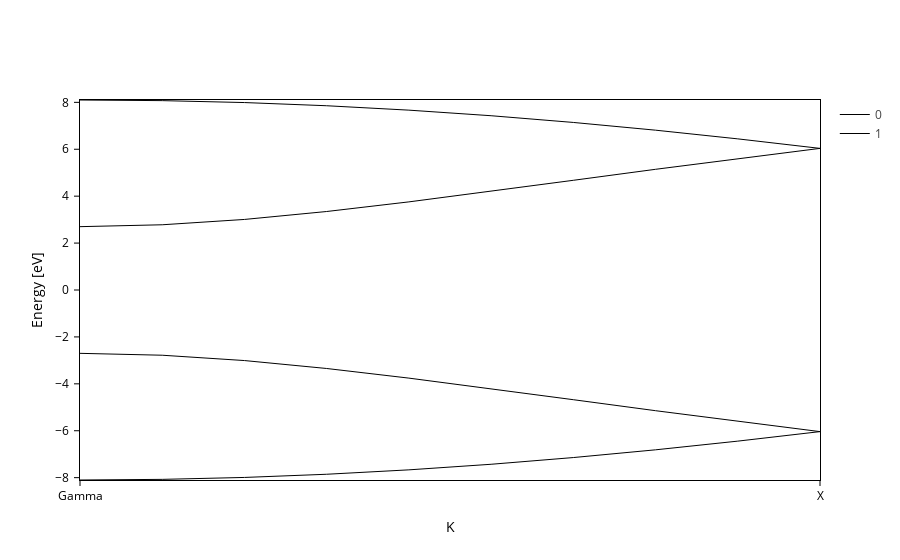

The notebook cell saved with this chart:
### Code cell
band_struct.plot(backend="plotly_myown")

### Figure 1 — Plotly figure (JSON) as saved in the notebook; plotly's stock layout.template omitted (floating-point values rounded to 4 significant figures)
{"data": [{"hoverinfo": "name", "hovertemplate": "%{y:.2f} eV", "line": {"color": "black", "width": 1.0}, "mode": "lines", "name": "0", "opacity": 1, "showlegend": true, "type": "scatter", "uid": "c1a26ae6-fc51-47ce-b16f-d06528bdf6a8", "x": [0.0, 0.08194, 0.1639, 0.2458, 0.3278, 0.4097, 0.4916, 0.5736, 0.6555, 0.7375], "y": [-8.1, -8.073, -7.991, -7.855, -7.667, -7.429, -7.144, -6.813, -6.443, -6.037]}, {"hoverinfo": "name", "hovertemplate": "%{y:.2f} eV", "line": {"color": "black", "width": 1.0}, "mode": "lines", "name": "1", "opacity": 1, "showlegend": true, "type": "scatter", "uid": "7117ff90-6745-4a6c-826f-4e8d5f533565", "x": [0.0, 0.08194, 0.1639, 0.2458, 0.3278, 0.4097, 0.4916, 0.5736, 0.6555, 0.7375], "y": [-2.7, -2.781, -3.008, -3.346, -3.757, -4.208, -4.677, -5.146, -5.602, -6.037]}, {"hoverinfo": "name", "hovertemplate": "%{y:.2f} eV", "line": {"color": "black", "width": 1.0}, "mode": "lines", "name": "2", "opacity": 1, "showlegend": false, "type": "scatter", "uid": "a587c1c2-2f4a-46b8-9f0f-4448a40b0174", "x": [0.0, 0.08194, 0.1639, 0.2458, 0.3278, 0.4097, 0.4916, 0.5736, 0.6555, 0.7375], "y": [2.7, 2.781, 3.008, 3.346, 3.757, 4.208, 4.677, 5.146, 5.602, 6.037]}, {"hoverinfo": "name", "hovertemplate": "%{y:.2f} eV", "line": {"color": "black", "width": 1.0}, "mode": "lines", "name": "3", "opacity": 1, "showlegend": false, "type": "scatter", "uid": "c627e62f-cc09-4b6f-9fc6-6d5e88ddcbab", "x": [0.0, 0.08194, 0.1639, 0.2458, 0.3278, 0.4097, 0.4916, 0.5736, 0.6555, 0.7375], "y": [8.1, 8.073, 7.991, 7.855, 7.667, 7.429, 7.144, 6.813, 6.443, 6.037]}], "layout": {"xaxis": {"mirror": true, "range": [0.0, 0.7375], "showgrid": true, "ticktext": ["Gamma", "X"], "tickvals": [0.0, 0.7375], "title": {"text": "K"}}, "yaxis": {"mirror": true, "range": [-8.1, 8.1], "title": {"text": "Energy [eV]"}}}}
